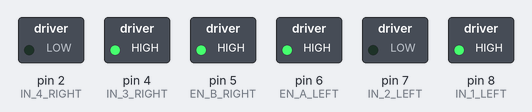
Bench run of a sketch on a simulated Arduino Uno, built with avr-gcc and run on an emulated ATmega328P. Shown: switched loads named in the sketch (green lamp = pin HIGH).

Above: at 1.5 s.
At 4.5 s:
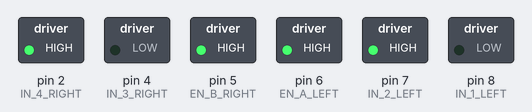
At 7.5 s:
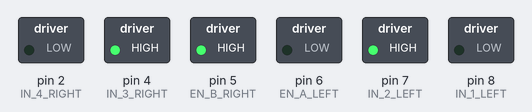
At 10.5 s:
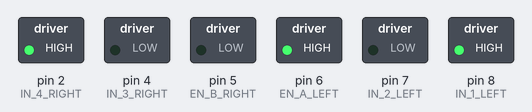
At 13.0 s:
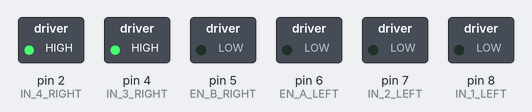
Timing chart, 0 to 18.2 s (numbered marks = the images above):
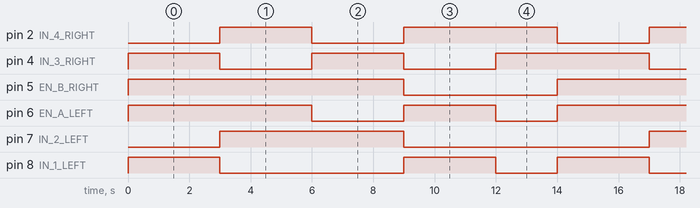

The sketch:

Motor.ino
```cpp
// ----------------- CONTROLLING MOTOR WITH L298N ----------------- //
const int EN_A_LEFT = 6;
const int IN_1_LEFT = 8;
const int IN_2_LEFT = 7;
const int EN_B_RIGHT = 5;
const int IN_3_RIGHT = 4;
const int IN_4_RIGHT = 2;

void forward (int pwmLeft, int pwmRight) {
  digitalWrite (IN_1_LEFT, HIGH);
  digitalWrite (IN_2_LEFT, LOW);
  analogWrite (EN_A_LEFT, pwmLeft);
  digitalWrite (IN_3_RIGHT, HIGH);
  digitalWrite (IN_4_RIGHT, LOW);
  analogWrite (EN_B_RIGHT, pwmRight);
}

void backward (int pwmLeft, int pwmRight) {
  digitalWrite (IN_1_LEFT, LOW);
  digitalWrite (IN_2_LEFT, HIGH);
  analogWrite (EN_A_LEFT, pwmLeft);
  digitalWrite (IN_3_RIGHT, LOW);
  digitalWrite (IN_4_RIGHT, HIGH);
  analogWrite (EN_B_RIGHT, pwmRight);
}

void left (int pwmLeft, int pwmRight) {
  digitalWrite (IN_1_LEFT, LOW);
  digitalWrite (IN_2_LEFT, HIGH);
  analogWrite (EN_A_LEFT, pwmLeft);
  digitalWrite (IN_3_RIGHT, HIGH);
  digitalWrite (IN_4_RIGHT, LOW);
  analogWrite (EN_B_RIGHT, pwmRight);
}

void right (int pwmLeft, int pwmRight) {
  digitalWrite (IN_1_LEFT, HIGH);
  digitalWrite (IN_2_LEFT, LOW);
  analogWrite (EN_A_LEFT, pwmLeft);
  digitalWrite (IN_3_RIGHT, LOW);
  digitalWrite (IN_4_RIGHT, HIGH);
  analogWrite (EN_B_RIGHT, pwmRight);
}

void stopp () {
  digitalWrite (IN_1_LEFT, LOW);
  digitalWrite (IN_2_LEFT, LOW);
  analogWrite (EN_A_LEFT, 0);
  digitalWrite (IN_3_RIGHT, HIGH);
  digitalWrite (IN_4_RIGHT, HIGH);
  analogWrite (EN_B_RIGHT, 0);
}

void setup() {
  pinMode (EN_A_LEFT, OUTPUT);
  pinMode (IN_1_LEFT, OUTPUT);
  pinMode (IN_2_LEFT, OUTPUT);
  pinMode (EN_B_RIGHT, OUTPUT);
  pinMode (IN_3_RIGHT, OUTPUT);
  pinMode (IN_4_RIGHT, OUTPUT);
}

void loop() {
  forward (255,255);
  delay(3000);
  backward (255,255);
  delay(3000);
  left (0,255);
  delay (3000);
  right (255,0);
  delay(3000);
  stopp ();
  delay (2000);
}
```

Measured:
- by itself, pin 2 (IN_4_RIGHT): repeats every 14.0 s: LOW 3.0 s, HIGH 5.0 s, LOW 3.0 s, HIGH 3.0 s
- by itself, pin 4 (IN_3_RIGHT): repeats every 14.0 s: LOW 3.0 s, HIGH 3.0 s, LOW 3.0 s, HIGH 5.0 s
- by itself, pin 5 (EN_B_RIGHT): alternates HIGH for 9.0 s and LOW for 5.0 s
- by itself, pin 6 (EN_A_LEFT): repeats every 14.0 s: LOW 3.0 s, HIGH 3.0 s, LOW 2.0 s, HIGH 6.0 s
- by itself, pin 7 (IN_2_LEFT): alternates HIGH for 6.0 s and LOW for 8.0 s
- by itself, pin 8 (IN_1_LEFT): repeats every 14.0 s: LOW 6.0 s, HIGH 3.0 s, LOW 2.0 s, HIGH 3.0 s
